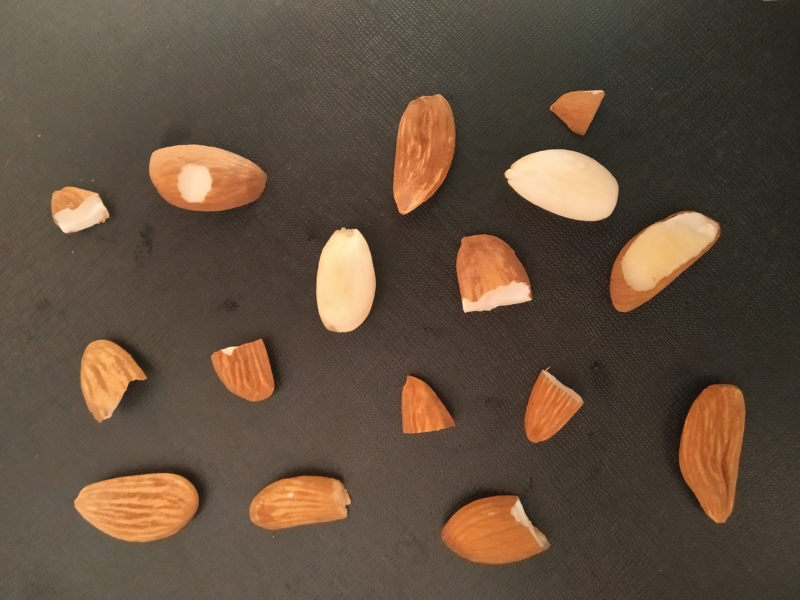
#> input picture Test_Image/5.jpg, 1600 x 1200 px, found by its file name (shown at 1/2 size)
$ python 'Almond main.py'
#> lines starting #> are read from the running program, lines starting #| are printed output that depends on the picture; after the words box and inside, x2 and y2 are one past the last pixel; in counts of white or black regions, pixels touching at a corner belong together
from __future__ import print_function
import cv2
import numpy as np
import imutils

flag_detected = 0
Red_Counters = 0
"""
def rescale_frame(frame, percent=80):  # make the video windows a bit smaller
    width = int(frame.shape[1] * percent/ 100)
    height = int(frame.shape[0] * percent/ 100)
    dim = (width, height)
    return cv2.resize(frame, dim, interpolation=cv2.INTER_AREA)"""

img = cv2.imread("5.jpg")
#> img is the input picture: shape (1200, 1600, 3); mean B, G, R 61.5, 78.1, 96.6
print("for image 5")
# ANIMESH EDIT
down_height = 750
down_width = 1100
down_points = (down_width, down_height)
frame = cv2.resize(img, down_points, interpolation=cv2.INTER_LINEAR)
#
# frame = rescale_frame(img)
out_new = np.uint8(frame)
out_Gray = cv2.cvtColor(out_new, cv2.COLOR_BGR2GRAY)
ret, thresh_out = cv2.threshold(out_Gray, 127, 255, cv2.THRESH_BINARY_INV)
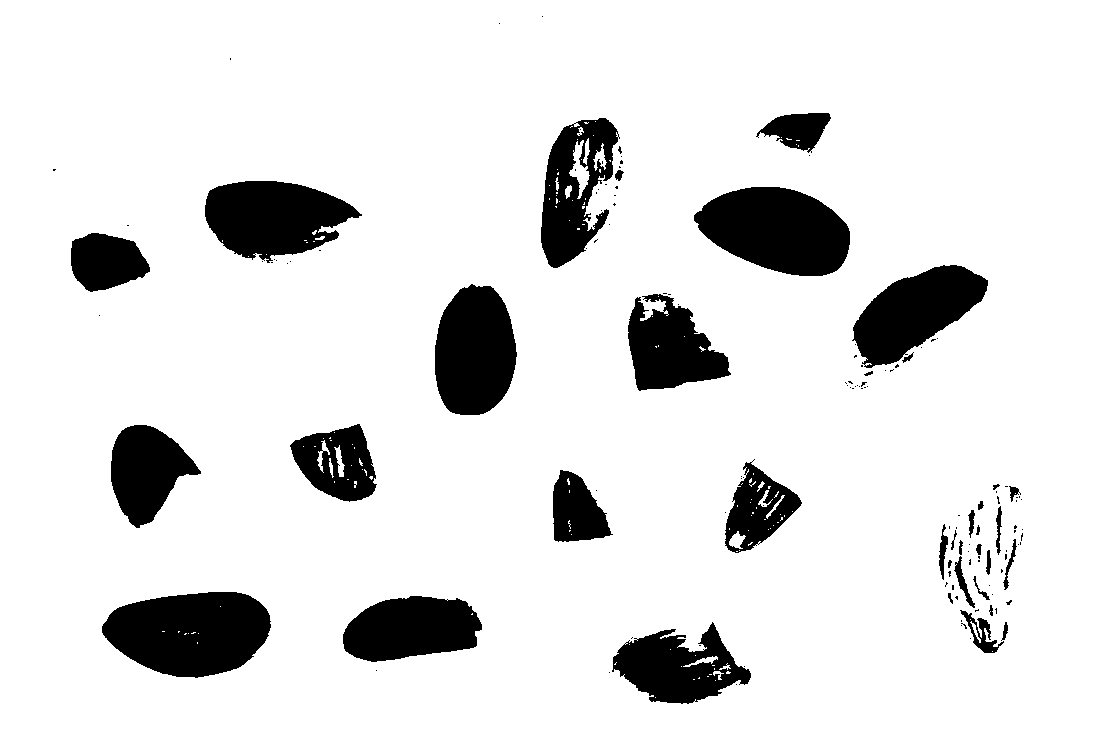
#> thresh_out: shape (750, 1100); 88.3% white; 141 black regions (104 under 20 px), largest, box (x1, y1, x2, y2) and area: (102, 592, 271, 678) 10966, (694, 187, 850, 276) 10078, (205, 181, 362, 263) 8636
kernel_ip = np.ones((2, 2), np.uint8)
eroded_ip = cv2.erode(thresh_out, kernel_ip, iterations=1)
#> eroded_ip: shape (750, 1100); 87.6% white; 90 black regions (45 under 20 px), largest, box (x1, y1, x2, y2) and area: (102, 592, 272, 679) 11247, (694, 187, 851, 277) 10325, (205, 181, 363, 264) 8988
dilated_ip = cv2.dilate(eroded_ip, kernel_ip, iterations=1)
#> dilated_ip: shape (750, 1100); 88.3% white; 114 black regions (80 under 20 px)
cnts = cv2.findContours(dilated_ip.copy(), cv2.RETR_EXTERNAL, cv2.CHAIN_APPROX_SIMPLE)
#> cnts = 1 contour; box (x1, y1, x2, y2) and area: (0, 0, 1100, 750) 823151
cnts = imutils.grab_contours(cnts)
#> cnts = [[[0, 0], [0, 749], [1099, 749], [1099, 0]]]

if len(cnts) == 0:
    flag_empty = 1
    flag_detected = 0
    cv2.imshow("output", frame)
    cv2.waitKey(30)

# converting  BGR to HSV Frame
Big_faulty = max(cnts, key=cv2.contourArea)
#> Big_faulty = [[0, 0], [0, 749], [1099, 749], [1099, 0]]
hsv = cv2.cvtColor(frame, cv2.COLOR_BGR2HSV)
#> hsv: shape (750, 1100, 3); mean H, S, V 16, 80.1, 96.5

count=[]
soakedcount = []
drycount = []
badcount = []
ldry=1
lsoaked=1
lbad=1

# the range of dry almond
blu_lower = np.array([0, 120, 190], np.uint8)
blu_upper = np.array([255, 255, 255], np.uint8)

# the range of soaked almond
dry_lower = np.array([16, 0, 213], np.uint8)
dry_upper = np.array([255, 255, 255], np.uint8)

# finding the range of dry and soaked in the image
red = cv2.inRange(hsv, blu_lower, blu_upper)
#> red: shape (750, 1100); 8.2% white; 112 white regions (81 under 20 px), largest, box (x1, y1, x2, y2) and area: (102, 592, 271, 677) 10693, (541, 119, 623, 267) 7019, (344, 596, 481, 661) 6691
dry = cv2.inRange(hsv, dry_lower, dry_upper)
#> dry: shape (750, 1100); 2.6% white; 70 white regions (61 under 20 px), largest, box (x1, y1, x2, y2) and area: (695, 187, 848, 261) 6996, (435, 287, 510, 406) 6593, (860, 267, 982, 358) 5891

kernal = np.ones((3, 3), "uint8")

# dilation of the image ( to remove noise) create mask for red color
red = cv2.dilate(red, kernal, iterations=1)
#> red: shape (750, 1100); 9.3% white; 43 white regions (9 under 20 px)
res = cv2.bitwise_and(frame, frame, mask=red)
#cv2.imshow("Dry", red)
contours, hierarchy = cv2.findContours(red, cv2.RETR_TREE, cv2.CHAIN_APPROX_SIMPLE)
#> contours = 86 contours, 47 with area under 20; largest, box (x1, y1, x2, y2) and area: (101, 591, 272, 678) 11026, (204, 181, 360, 259) 8603, (540, 118, 624, 268) 8342, (343, 595, 482, 662) 6972, (612, 625, 745, 704) 6704

# dilation of the image ( to remove noise) create mask for dry almond
dry = cv2.dilate(dry, kernal, iterations=1)
#> dry: shape (750, 1100); 2.9% white; 34 white regions (16 under 20 px)
dry1 = cv2.bitwise_and(frame, frame, mask=dry)
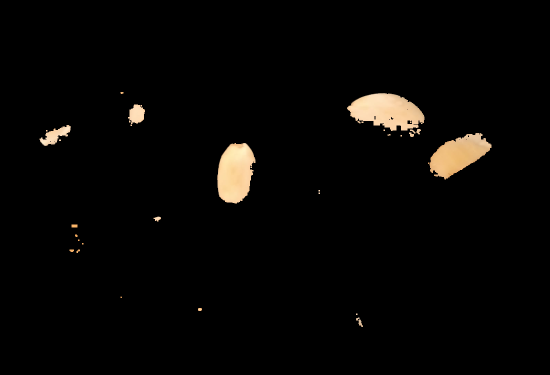
#> dry1: shape (750, 1100, 3) (shown at 1/2 size); mean B, G, R 4.6, 6, 7.2
#cv2.imshow("Soaked", dry)
contours1, hierarchy = cv2.findContours(dry, cv2.RETR_TREE, cv2.CHAIN_APPROX_SIMPLE)
#> contours1 = 45 contours, 29 with area under 20; largest, box (x1, y1, x2, y2) and area: (694, 186, 849, 262) 7692, (434, 286, 511, 407) 6912, (856, 266, 983, 359) 6346, (79, 250, 142, 292) 1080, (256, 209, 290, 248) 859
soakedlist = []
brokenlist = []

for contour in contours1:
    x, y, w, h = cv2.boundingRect(contour)
    c = cv2.contourArea(contour)
    if (c >= 500 and c <= 6500 ):
        #frame = cv2.rectangle(frame, (x, y), (x + w, y + h), (255, 0, 0), 1)
        brokenlist.append(contour)
        # [6 lines of commented-out code are left out]
    elif (c>=3500):
        frame = cv2.rectangle(frame, (x, y), (x + w, y + h), (0, 0, 255), 1)
        soakedlist.append(contour)
        cv2.putText(frame, "Soaked", (x - 5, y - 5), cv2.FONT_HERSHEY_SIMPLEX, 1, (0, 0, 255), 2)
#> this loop made 45 passes
#> (x, y, w, h, c) on passes 1, 2, 4, 6, 7, 10, 12, 16: (717, 639, 9, 15, 58.5), (712, 635, 7, 6, 17.5), (396, 616, 8, 6, 32), (153, 499, 7, 7, 18), (139, 499, 9, 5, 26.5), (150, 469, 5, 5, 14), (307, 433, 15, 10, 75), (434, 286, 77, 121, 6911.5)
#> frame: shape (750, 1100, 3); mean B, G, R 61.2, 77.8, 97.1
#> after the loop, brokenlist = 3 contours; box (x1, y1, x2, y2) and area: (856, 266, 983, 359) 6346, (79, 250, 142, 292) 1080, (256, 209, 290, 248) 859; soakedlist = 2 contours; box (x1, y1, x2, y2) and area: (694, 186, 849, 262) 7692, (434, 286, 511, 407) 6912

for contour in contours:
    x, y, w, h = cv2.boundingRect(contour)
    c = cv2.contourArea(contour)
    if (c >= 6500):
        frame = cv2.rectangle(frame, (x, y), (x + w, y + h), (0, 255, 0), 1)

        #for dry
        drycount.append(frame)
        ldry=len(drycount)
        #print("dry", ldry)

        cv2.putText(frame, "dry", (x - 5, y - 5), cv2.FONT_HERSHEY_SIMPLEX, 1, (0, 255, 0), 2)

    elif (c >= 500 and c <= 6500):
        brokenlist.append(contour)
#> this loop made 86 passes
#> (x, y, w, h, c) on passes 2, 4, 6, 8, 9, 13, 14, 15: (612, 625, 133, 79, 6703.5), (726, 664, 4, 4, 5.5), (722, 659, 5, 5, 10), (712, 656, 6, 3, 8), (701, 644, 4, 4, 5.5), (1003, 623, 5, 14, 47), (989, 606, 5, 11, 37.5), (343, 595, 139, 67, 6972)
#> frame: shape (750, 1100, 3); mean B, G, R 60.9, 78.7, 96.7
#> after the loop, brokenlist = 13 contours; largest, box (x1, y1, x2, y2) and area: (856, 266, 983, 359) 6346, (110, 424, 201, 527) 5650, (627, 294, 729, 379) 4887, (290, 423, 377, 502) 4588, (846, 277, 987, 378) 4345; drycount = 5 items
        # [8 lines of commented-out code are left out]
for broken in brokenlist:
    x, y, w, h = cv2.boundingRect(broken)
    frame = cv2.rectangle(frame, (x, y), (x + w, y + h), (0, 0, 0), 2)
    cv2.putText(frame, "Broken", (x - 5, y - 5), cv2.FONT_HERSHEY_SIMPLEX, 1, (255, 0, 0), 2)
#> this loop made 13 passes
#> (x, y, w, h) on passes 1 to 8: (856, 266, 127, 93), (79, 250, 63, 42), (256, 209, 34, 39), (938, 507, 60, 146), (552, 470, 60, 72), (724, 463, 77, 90), (110, 424, 91, 103), (290, 423, 87, 79)
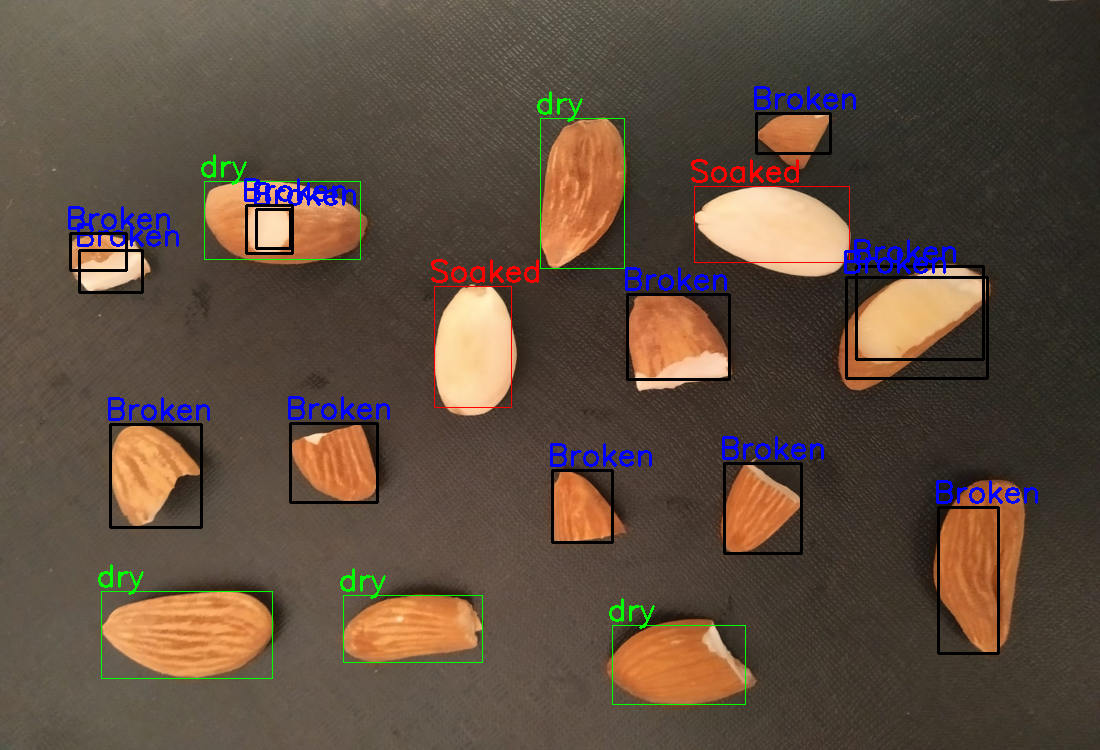
#> frame: shape (750, 1100, 3); mean B, G, R 62.5, 76.5, 93.8

total_count= ldry+lbad+lsoaked
#> total_count = 7
print( "Total Almond={} , Soaked Almond={}, Dry Almond={},Broken Almond={}".format(total_count,lsoaked,ldry,lbad))
#| Total Almond=7 , Soaked Almond=1, Dry Almond=5,Broken Almond=1


Dsoaked= lsoaked/total_count
#> Dsoaked = 0.143
persoaked=Dsoaked *100
#> persoaked = 14.29
format_persoaked = '{:.2f}'.format(persoaked)
#> format_persoaked = '14.29'
print(format_persoaked)
#| 14.29
cv2.putText(frame,  "Soaked Almond ={} %".format(format_persoaked), (20,25), cv2.FONT_HERSHEY_SIMPLEX, 1, (255,255,255), 2)


Ddry= ldry/total_count
#> Ddry = 0.714
perdry=Ddry *100
#> perdry = 71.43
format_perdry = '{:.2f}'.format(perdry)
#> format_perdry = '71.43'
print(format_perdry)
#| 71.43
cv2.putText(frame,  "Dry Almond ={} %".format(format_perdry), (20,55), cv2.FONT_HERSHEY_SIMPLEX, 1, (255,255,255), 2)

Dbad= lbad/total_count
#> Dbad = 0.143
perbad=Dbad *100
#> perbad = 14.29
format_perbad = '{:.2f}'.format(perbad)
#> format_perbad = '14.29'
print(format_perbad)
#| 14.29
cv2.putText(frame,  "Broken Almond ={} %".format(format_perbad), (20,85), cv2.FONT_HERSHEY_SIMPLEX, 1, (255,255,255), 2)
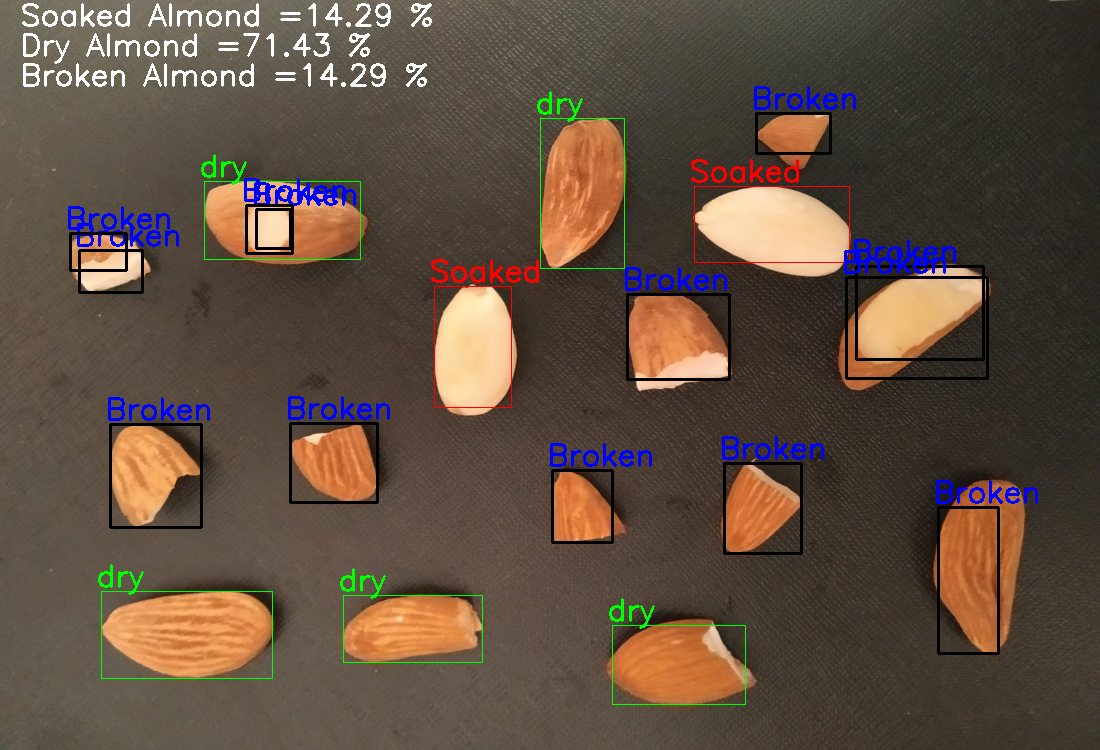
#> frame: shape (750, 1100, 3); mean B, G, R 64, 77.9, 95.1


cv2.imshow("output", frame)
cv2.waitKey(0)

$ run again, with Test_Image/0.jpg copied over Test_Image/5.jpg
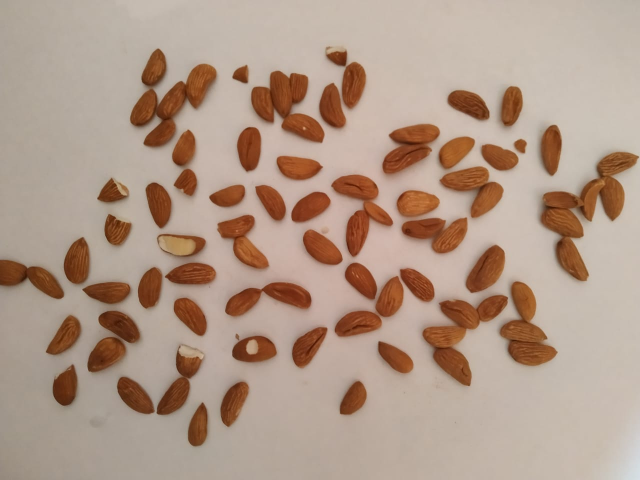
#> input picture Test_Image/0.jpg, 1280 x 960 px, found by its file name (shown at 1/2 size)
#> img is the input picture: shape (960, 1280, 3); mean B, G, R 136.6, 152.7, 176.2
#> `ret, thresh_out = cv2.threshold(out_Gray, 127, 255, cv2.THRESH_BINARY_..`:
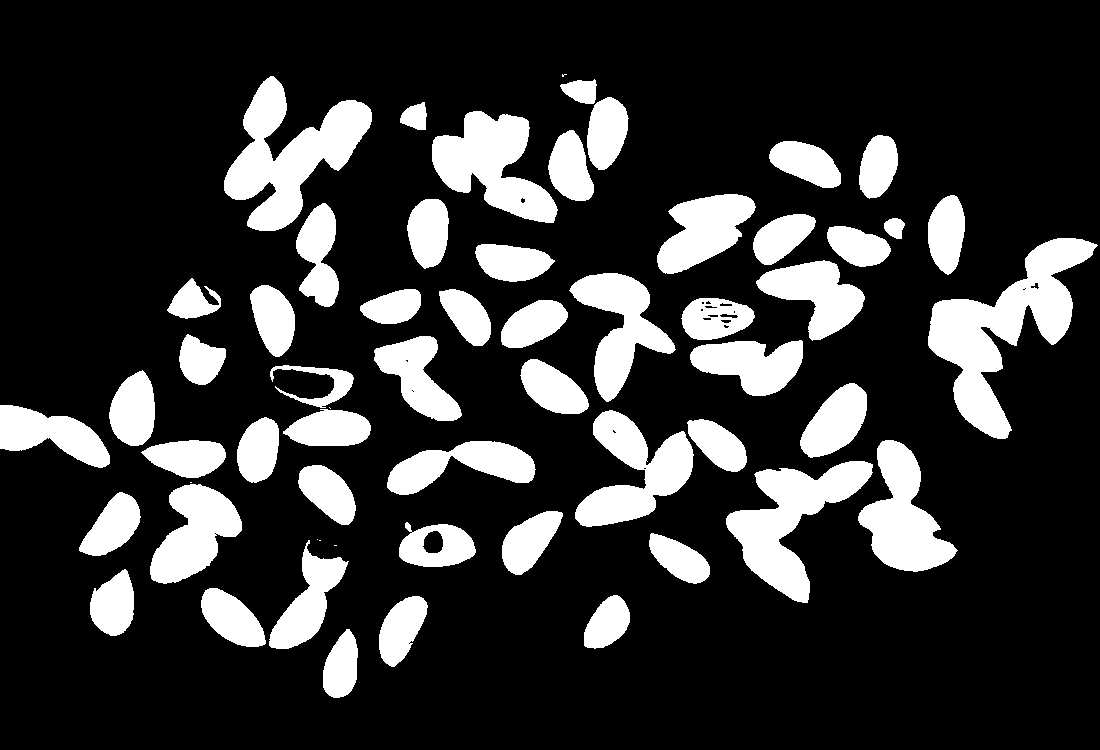
#> thresh_out: shape (750, 1100); 20.3% white; 59 white regions (6 under 20 px), largest, box (x1, y1, x2, y2) and area: (928, 238, 1098, 439) 12362, (224, 76, 372, 231) 10133, (726, 461, 873, 603) 8441
#> eroded_ip: shape (750, 1100); 19.2% white; 56 white regions (2 under 20 px), largest, box (x1, y1, x2, y2) and area: (929, 239, 1097, 439) 11813, (225, 77, 372, 231) 9668, (727, 462, 873, 603) 8076
#> dilated_ip: shape (750, 1100); 20.3% white; 54 white regions (1 under 20 px)
#> cnts = 54 contours, 1 with area under 20; largest, box (x1, y1, x2, y2) and area: (929, 239, 1098, 440) 12018, (225, 77, 373, 232) 9830, (727, 462, 874, 604) 8184, (433, 112, 559, 224) 7302, (576, 411, 695, 528) 6545
#> Big_faulty = contour of 403 points, box (x1, y1, x2, y2) (929, 239, 1098, 440), area 12018
#> hsv: shape (750, 1100, 3); mean H, S, V 13.2, 65.8, 176.2
#> contours = 13 contours, 11 with area under 20; largest, box (x1, y1, x2, y2) and area: (705, 301, 717, 309) 38, (728, 314, 739, 318) 30
#> contours1 = 2 contours, 1 with area under 20; largest, box (x1, y1, x2, y2) and area: (1072, 698, 1100, 750) 770
#> the loop `for contour in contours1:` made 2 passes
#> (x, y, w, h, c) on pass 1: (1072, 698, 28, 52, 770.5)
#> after the loop `for contour in contours1:`: brokenlist = 1 contour; box (x1, y1, x2, y2) and area: (1072, 698, 1100, 750) 770; soakedlist = []
#> the loop `for contour in contours:` made 13 passes
#> (x, y, w, h, c) on passes 1, 3, 6, 8, 10, 12, 13: (612, 429, 4, 5, 10), (724, 319, 8, 4, 18), (728, 314, 11, 4, 29.5), (709, 314, 7, 4, 16.5), (728, 303, 4, 4, 8.5), (705, 301, 12, 8, 38), (520, 198, 6, 5, 18.5)
#> the loop `for broken in brokenlist:` made 1 pass
#> (x, y, w, h) on pass 1: (1072, 698, 28, 52)
#> `cv2.putText(frame,  "Broken Almond ={} %".format(format_perbad), (20,8..`:
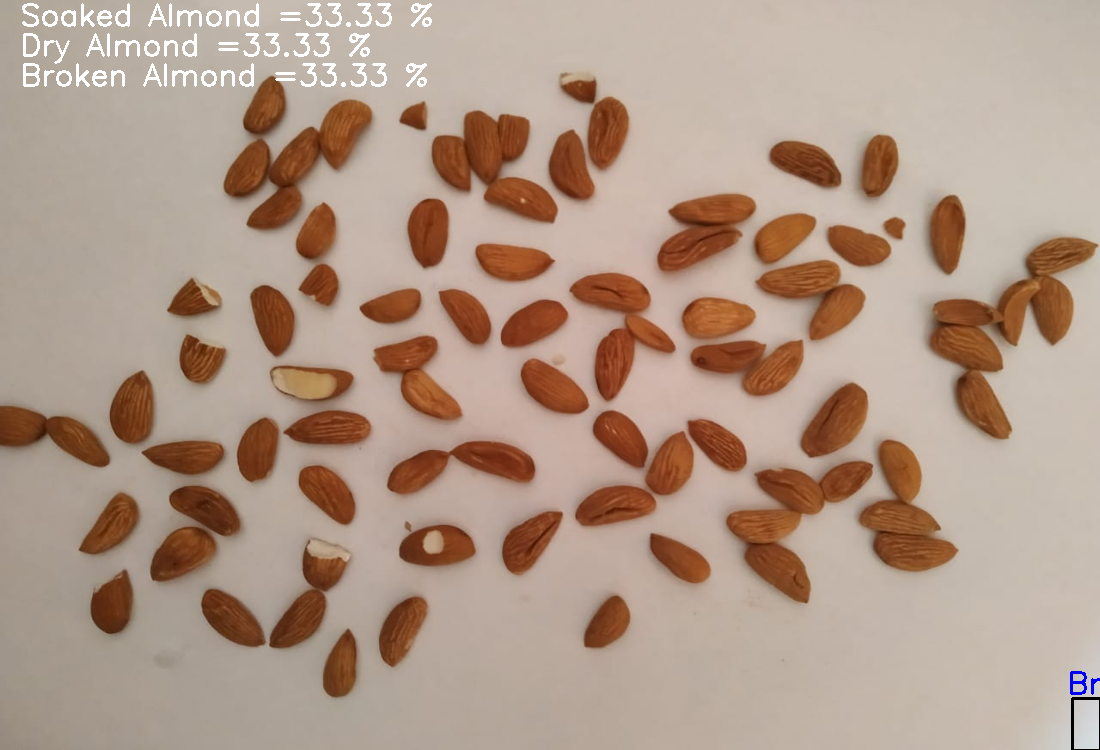
#> frame: shape (750, 1100, 3); mean B, G, R 137.3, 153.2, 176.6
